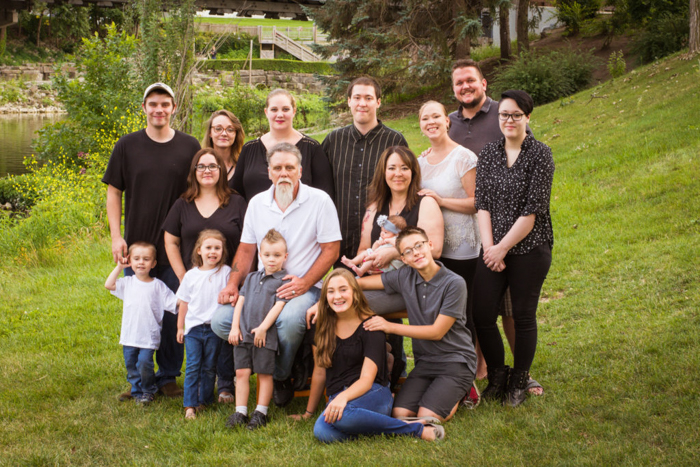
#> input picture Photo1.jpg, 700 x 467 px, found by its file name
$ python main.py
#> lines starting #> are read from the running program, lines starting #| are printed output that depends on the picture; after the words box and inside, x2 and y2 are one past the last pixel; in counts of white or black regions, pixels touching at a corner belong together
import numpy as np
import matplotlib.pyplot as plt
import cv2                             # openCV used for audio and image processing
import sklearn                         #scikitlearn
# import tensorflow as tf

img = plt.imread("./photo1.jpg")
#> img is the input picture: shape (467, 700, 3); mean R, G, B 118.9, 109.9, 66.8

model = cv2.CascadeClassifier("./haarcascade_frontalface_alt.xml")


# It is detecting faces on the images
all_faces = model.detectMultiScale(img)
#> all_faces = 13 rows, first 6: [192, 155, 30, 30], [198, 237, 28, 28], [129, 248, 26, 26], [258, 245, 28, 28], [209, 117, 31, 31], [346, 84, 36, 36]

for f in all_faces:
    x,y,w,h = f
    img = cv2.rectangle(img, (x,y), (x+w, y+h), (255, 0, 0), 2)
#> this loop made 13 passes
#> (x, y, w, h) on passes 1 to 12: (192, 155, 30, 30), (198, 237, 28, 28), (129, 248, 26, 26), (258, 245, 28, 28), (209, 117, 31, 31), (346, 84, 36, 36), (144, 94, 31, 31), (261, 95, 36, 36), (492, 100, 37, 37), (416, 104, 31, 31), (263, 152, 42, 42), (380, 154, 37, 37)
#> pass 2, `img = cv2.rectangle(img, (x,y), (x+w, y+h), (255, 0, 0), 2)`:
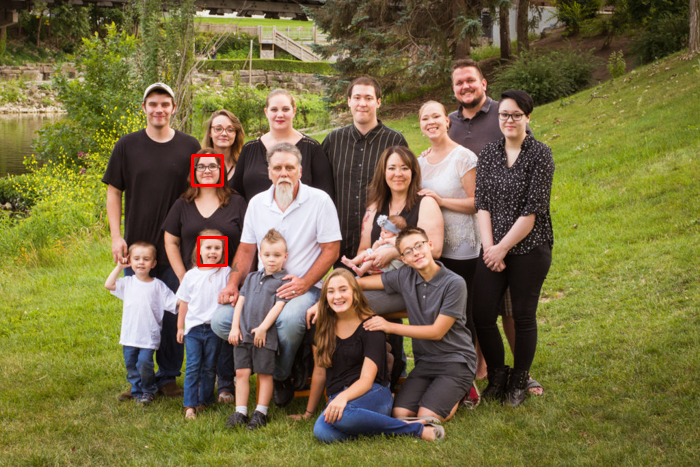
#> img: shape (467, 700, 3); mean R, G, B 119.1, 109.8, 66.6
#> pass 3, `img = cv2.rectangle(img, (x,y), (x+w, y+h), (255, 0, 0), 2)`:
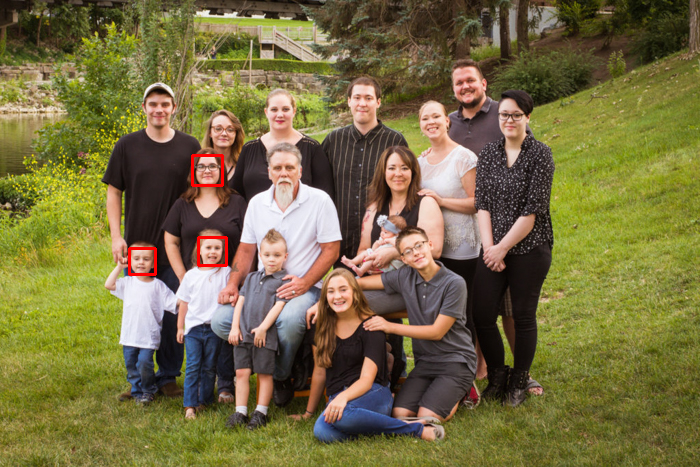
#> img: shape (467, 700, 3); 0.09% of pixels changed, all inside (x1, y1, x2, y2) = (128, 247, 157, 276)
#> after the loop:
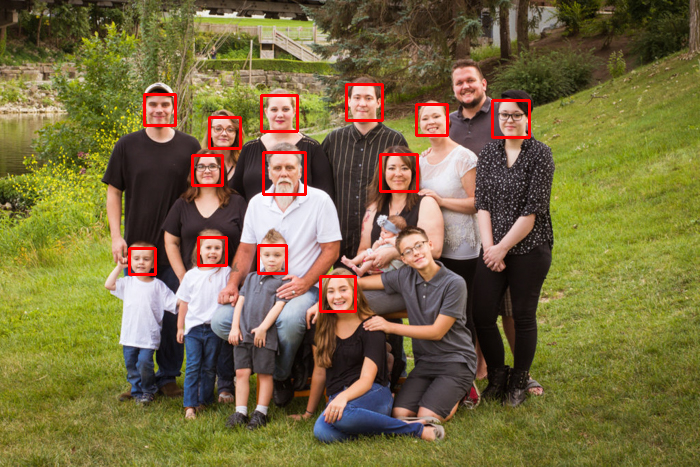
#> img: shape (467, 700, 3); 1.25% of pixels changed, all inside (x1, y1, x2, y2) = (143, 83, 531, 313)
    # break

print(all_faces)
#| [[192 155  30  30]
#|  [198 237  28  28]
#|  [129 248  26  26]
#|  [258 245  28  28]
#|  [209 117  31  31]
#|  [346  84  36  36]
#|  [144  94  31  31]
#|  [261  95  36  36]
#|  [492 100  37  37]
#|  [416 104  31  31]
#|  [263 152  42  42]
#|  [380 154  37  37]
#> (further printed lines are left out)
plt.imshow(img)
plt.show()

$ run again, with photo.jpg copied over Photo1.jpg
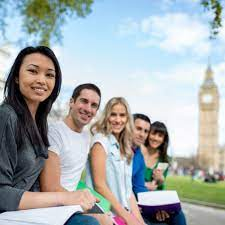
#> input picture photo.jpg, 225 x 225 px, found by its file name
#> img is the input picture: shape (225, 225, 3); mean R, G, B 167.4, 174, 174.9
#> all_faces = [[105, 105, 26, 26], [17, 54, 45, 45]]
#> the loop `for f in all_faces:` made 2 passes
#> pass 2, `img = cv2.rectangle(img, (x,y), (x+w, y+h), (255, 0, 0), 2)`:
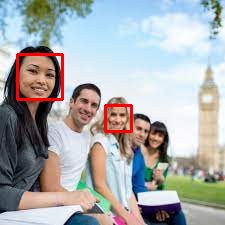
#> img: shape (225, 225, 3); mean R, G, B 169.4, 172, 173
#| [[105 105  26  26]
#|  [ 17  54  45  45]]
